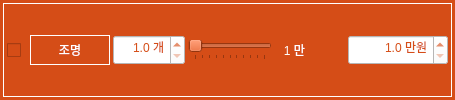
              <widget class="QFrame" name="frame_132">
               <property name="minimumSize">
                <size>
                 <width>0</width>
                 <height>30</height>
                </size>
               </property>
               <property name="maximumSize">
                <size>
                 <width>16777215</width>
                 <height>16777215</height>
                </size>
               </property>
               <property name="font">
                <font>
                 <family>나눔고딕 ExtraBold</family>
                 <pointsize>9</pointsize>
                 <weight>9</weight>
                 <italic>false</italic>
                 <bold>false</bold>
                </font>
               </property>
               <property name="styleSheet">
                <string notr="true">background-color: rgb(213, 77, 23);
font: 75 9pt &quot;나눔고딕 ExtraBold&quot;;</string>
               </property>
               <layout class="QHBoxLayout" name="horizontalLayout_279">
                <property name="leftMargin">
                 <number>3</number>
                </property>
                <property name="topMargin">
                 <number>3</number>
                </property>
                <property name="rightMargin">
                 <number>3</number>
                </property>
                <property name="bottomMargin">
                 <number>3</number>
                </property>
                <item>
                 <widget class="QFrame" name="horizontalFrame_30">
                  <property name="styleSheet">
                   <string notr="true">color: rgb(255, 255, 255);</string>
                  </property>
                  <property name="frameShape">
                   <enum>QFrame::Box</enum>
                  </property>
                  <layout class="QHBoxLayout" name="horizontalLayout_101">
                   <property name="spacing">
                    <number>3</number>
                   </property>
                   <property name="leftMargin">
                    <number>3</number>
                   </property>
                   <property name="topMargin">
                    <number>3</number>
                   </property>
                   <property name="rightMargin">
                    <number>3</number>
                   </property>
                   <property name="bottomMargin">
                    <number>3</number>
                   </property>
                   <item>
                    <widget class="QCheckBox" name="checkBox_demol_light">
                     <property name="minimumSize">
                      <size>
                       <width>20</width>
                       <height>30</height>
                      </size>
                     </property>
                     <property name="maximumSize">
                      <size>
                       <width>16777215</width>
                       <height>16777215</height>
                      </size>
                     </property>
                     <property name="styleSheet">
                      <string notr="true">color: rgb(255, 255, 255);</string>
                     </property>
                     <property name="text">
                      <string/>
                     </property>
                     <property name="checked">
                      <bool>false</bool>
                     </property>
                     <property name="tristate">
                      <bool>false</bool>
                     </property>
                    </widget>
                   </item>
                   <item>
                    <widget class="QLabel" name="label_42">
                     <property name="sizePolicy">
                      <sizepolicy hsizetype="Preferred" vsizetype="Fixed">
                       <horstretch>0</horstretch>
                       <verstretch>0</verstretch>
                      </sizepolicy>
                     </property>
                     <property name="minimumSize">
                      <size>
                       <width>80</width>
                       <height>30</height>
                      </size>
                     </property>
                     <property name="maximumSize">
                      <size>
                       <width>80</width>
                       <height>16777215</height>
                      </size>
                     </property>
                     <property name="font">
                      <font>
                       <family>나눔고딕 ExtraBold</family>
                       <pointsize>9</pointsize>
                       <weight>9</weight>
                       <italic>false</italic>
                       <bold>false</bold>
                      </font>
                     </property>
                     <property name="styleSheet">
                      <string notr="true">background-color: rgb(213, 77, 23);
color: rgb(255, 255, 255);</string>
                     </property>
                     <property name="frameShape">
                      <enum>QFrame::Box</enum>
                     </property>
                     <property name="text">
                      <string>조명</string>
                     </property>
                     <property name="alignment">
                      <set>Qt::AlignCenter</set>
                     </property>
                    </widget>
                   </item>
                   <item>
                    <widget class="QDoubleSpinBox" name="doubleSpinBox_demol_area_light">
                     <property name="minimumSize">
                      <size>
                       <width>70</width>
                       <height>30</height>
                      </size>
                     </property>
                     <property name="styleSheet">
                      <string notr="true">background-color: rgb(255, 255, 255);
color: rgb(213, 77, 23);</string>
                     </property>
                     <property name="alignment">
                      <set>Qt::AlignRight|Qt::AlignTrailing|Qt::AlignVCenter</set>
                     </property>
                     <property name="prefix">
                      <string/>
                     </property>
                     <property name="suffix">
                      <string> 개</string>
                     </property>
                     <property name="decimals">
                      <number>1</number>
                     </property>
                     <property name="minimum">
                      <double>1.000000000000000</double>
                     </property>
                     <property name="maximum">
                      <double>100.000000000000000</double>
                     </property>
                     <property name="singleStep">
                      <double>1.000000000000000</double>
                     </property>
                     <property name="value">
                      <double>1.000000000000000</double>
                     </property>
                    </widget>
                   </item>
                   <item>
                    <widget class="QSlider" name="horizontalSlider_demol_light">
                     <property name="minimum">
                      <number>10</number>
                     </property>
                     <property name="maximum">
                      <number>30</number>
                     </property>
                     <property name="singleStep">
                      <number>1</number>
                     </property>
                     <property name="pageStep">
                      <number>1</number>
                     </property>
                     <property name="value">
                      <number>10</number>
                     </property>
                     <property name="sliderPosition">
                      <number>10</number>
                     </property>
                     <property name="orientation">
                      <enum>Qt::Horizontal</enum>
                     </property>
                     <property name="invertedAppearance">
                      <bool>false</bool>
                     </property>
                     <property name="invertedControls">
                      <bool>false</bool>
                     </property>
                     <property name="tickPosition">
                      <enum>QSlider::TicksBelow</enum>
                     </property>
                     <property name="tickInterval">
                      <number>2</number>
                     </property>
                    </widget>
                   </item>
                   <item>
                    <widget class="QLabel" name="label_demol_light">
                     <property name="minimumSize">
                      <size>
                       <width>30</width>
                       <height>0</height>
                      </size>
                     </property>
                     <property name="text">
                      <string>1 만</string>
                     </property>
                     <property name="alignment">
                      <set>Qt::AlignRight|Qt::AlignTrailing|Qt::AlignVCenter</set>
                     </property>
                    </widget>
                   </item>
                   <item>
                    <spacer name="horizontalSpacer_20">
                     <property name="orientation">
                      <enum>Qt::Horizontal</enum>
                     </property>
                     <property name="sizeType">
                      <enum>QSizePolicy::Preferred</enum>
                     </property>
                     <property name="sizeHint" stdset="0">
                      <size>
                       <width>40</width>
                       <height>20</height>
                      </size>
                     </property>
                    </spacer>
                   </item>
                   <item>
                    <widget class="QDoubleSpinBox" name="doubleSpinBox_demol_cost_light">
                     <property name="minimumSize">
                      <size>
                       <width>100</width>
                       <height>30</height>
                      </size>
                     </property>
                     <property name="styleSheet">
                      <string notr="true">background-color: rgb(255, 255, 255);
color: rgb(213, 77, 23);</string>
                     </property>
                     <property name="alignment">
                      <set>Qt::AlignRight|Qt::AlignTrailing|Qt::AlignVCenter</set>
                     </property>
                     <property name="prefix">
                      <string/>
                     </property>
                     <property name="suffix">
                      <string> 만원</string>
                     </property>
                     <property name="decimals">
                      <number>1</number>
                     </property>
                     <property name="minimum">
                      <double>1.000000000000000</double>
                     </property>
                     <property name="maximum">
                      <double>100.000000000000000</double>
                     </property>
                     <property name="singleStep">
                      <double>1.000000000000000</double>
                     </property>
                     <property name="value">
                      <double>1.000000000000000</double>
                     </property>
                    </widget>
                   </item>
                  </layout>
                 </widget>
                </item>
               </layout>
              </widget>
